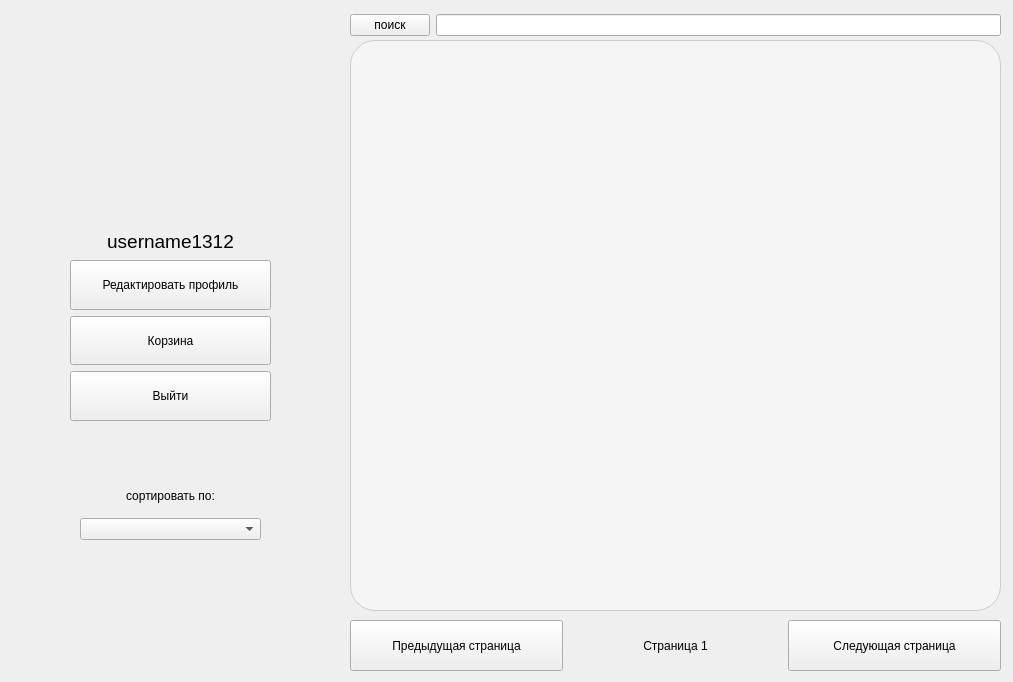
<?xml version="1.0" encoding="UTF-8"?>
<ui version="4.0">
 <class>ShopWindow</class>
 <widget class="QMainWindow" name="ShopWindow">
  <property name="geometry">
   <rect>
    <x>0</x>
    <y>0</y>
    <width>1013</width>
    <height>682</height>
   </rect>
  </property>
  <property name="sizePolicy">
   <sizepolicy hsizetype="Fixed" vsizetype="Fixed">
    <horstretch>0</horstretch>
    <verstretch>0</verstretch>
   </sizepolicy>
  </property>
  <property name="windowTitle">
   <string>MainWindow</string>
  </property>
  <widget class="QWidget" name="centralwidget">
   <widget class="QScrollArea" name="scrollArea">
    <property name="geometry">
     <rect>
      <x>350</x>
      <y>40</y>
      <width>651</width>
      <height>571</height>
     </rect>
    </property>
    <property name="styleSheet">
     <string notr="true">border-radius: 2px</string>
    </property>
    <property name="widgetResizable">
     <bool>true</bool>
    </property>
    <widget class="QWidget" name="scrollAreaWidgetContents">
     <property name="geometry">
      <rect>
       <x>0</x>
       <y>0</y>
       <width>651</width>
       <height>571</height>
      </rect>
     </property>
     <property name="styleSheet">
      <string notr="true"/>
     </property>
     <widget class="QListWidget" name="listWidget">
      <property name="geometry">
       <rect>
        <x>0</x>
        <y>0</y>
        <width>651</width>
        <height>571</height>
       </rect>
      </property>
      <property name="layoutDirection">
       <enum>Qt::LeftToRight</enum>
      </property>
      <property name="autoFillBackground">
       <bool>false</bool>
      </property>
      <property name="styleSheet">
       <string notr="true">QListWidget {
    background-color: #f5f5f5; /* Цвет фона */
    border: 1px solid #ccc; /* Граница */
    border-radius: 25px; /* Скругление углов */
    padding: 15px;
}

QListWidget::item {
    /*background-color: white; /* Фон элементов */
    color: black /* Цвет текста */
    padding: 12px 15px;
    border: 1px solid;
    border-radius: 3px;
	margin: 5px;
}

QListWidget::item:hover {
    background-color: #d0d0d0;
}

QListWidget::item:selected {
    background-color: #005a9e; /* Темно-синий фон */
    color: white; /* Белый текст */
    font-weight: bold; /* Жирный текст для выделенного элемента */
}</string>
      </property>
      <property name="sortingEnabled">
       <bool>true</bool>
      </property>
     </widget>
    </widget>
   </widget>
   <widget class="QWidget" name="horizontalLayoutWidget">
    <property name="geometry">
     <rect>
      <x>350</x>
      <y>620</y>
      <width>651</width>
      <height>51</height>
     </rect>
    </property>
    <layout class="QHBoxLayout" name="horizontalLayout">
     <item>
      <widget class="QPushButton" name="prev_button">
       <property name="sizePolicy">
        <sizepolicy hsizetype="Minimum" vsizetype="Expanding">
         <horstretch>0</horstretch>
         <verstretch>0</verstretch>
        </sizepolicy>
       </property>
       <property name="text">
        <string>Предыдущая страница</string>
       </property>
      </widget>
     </item>
     <item>
      <widget class="QLabel" name="label">
       <property name="text">
        <string>Страница 1</string>
       </property>
       <property name="alignment">
        <set>Qt::AlignCenter</set>
       </property>
      </widget>
     </item>
     <item>
      <widget class="QPushButton" name="next_button">
       <property name="sizePolicy">
        <sizepolicy hsizetype="Minimum" vsizetype="Expanding">
         <horstretch>0</horstretch>
         <verstretch>0</verstretch>
        </sizepolicy>
       </property>
       <property name="text">
        <string>Следующая страница</string>
       </property>
      </widget>
     </item>
    </layout>
   </widget>
   <widget class="QLabel" name="image_user">
    <property name="geometry">
     <rect>
      <x>70</x>
      <y>20</y>
      <width>200</width>
      <height>200</height>
     </rect>
    </property>
    <property name="text">
     <string/>
    </property>
    <property name="pixmap">
     <pixmap resource="res.qrc">:/images/ChatGPT Image 3 апр. 2025 г., 11_09_21.png</pixmap>
    </property>
    <property name="scaledContents">
     <bool>true</bool>
    </property>
   </widget>
   <widget class="QLabel" name="login">
    <property name="geometry">
     <rect>
      <x>70</x>
      <y>230</y>
      <width>201</width>
      <height>31</height>
     </rect>
    </property>
    <property name="font">
     <font>
      <family>Yu Gothic UI</family>
      <pointsize>14</pointsize>
     </font>
    </property>
    <property name="text">
     <string>username1312</string>
    </property>
    <property name="alignment">
     <set>Qt::AlignHCenter|Qt::AlignTop</set>
    </property>
   </widget>
   <widget class="QWidget" name="verticalLayoutWidget">
    <property name="geometry">
     <rect>
      <x>70</x>
      <y>260</y>
      <width>201</width>
      <height>161</height>
     </rect>
    </property>
    <layout class="QVBoxLayout" name="verticalLayout">
     <item>
      <widget class="QPushButton" name="edit_profile_button">
       <property name="sizePolicy">
        <sizepolicy hsizetype="Minimum" vsizetype="Expanding">
         <horstretch>0</horstretch>
         <verstretch>0</verstretch>
        </sizepolicy>
       </property>
       <property name="text">
        <string>Редактировать профиль</string>
       </property>
      </widget>
     </item>
     <item>
      <widget class="QPushButton" name="cart_button">
       <property name="sizePolicy">
        <sizepolicy hsizetype="Minimum" vsizetype="Expanding">
         <horstretch>0</horstretch>
         <verstretch>0</verstretch>
        </sizepolicy>
       </property>
       <property name="text">
        <string>Корзина</string>
       </property>
      </widget>
     </item>
     <item>
      <widget class="QPushButton" name="logout_button">
       <property name="sizePolicy">
        <sizepolicy hsizetype="Minimum" vsizetype="Expanding">
         <horstretch>0</horstretch>
         <verstretch>0</verstretch>
        </sizepolicy>
       </property>
       <property name="text">
        <string>Выйти</string>
       </property>
      </widget>
     </item>
    </layout>
   </widget>
   <widget class="QWidget" name="horizontalLayoutWidget_3">
    <property name="geometry">
     <rect>
      <x>350</x>
      <y>10</y>
      <width>651</width>
      <height>31</height>
     </rect>
    </property>
    <layout class="QHBoxLayout" name="horizontalLayout_4">
     <item>
      <widget class="QPushButton" name="searcn_button">
       <property name="text">
        <string>поиск</string>
       </property>
      </widget>
     </item>
     <item>
      <widget class="QLineEdit" name="searchbar"/>
     </item>
    </layout>
   </widget>
   <widget class="QWidget" name="verticalLayoutWidget_2">
    <property name="geometry">
     <rect>
      <x>80</x>
      <y>480</y>
      <width>181</width>
      <height>71</height>
     </rect>
    </property>
    <layout class="QVBoxLayout" name="verticalLayout_2">
     <item>
      <widget class="QLabel" name="sort">
       <property name="sizePolicy">
        <sizepolicy hsizetype="Preferred" vsizetype="Fixed">
         <horstretch>0</horstretch>
         <verstretch>0</verstretch>
        </sizepolicy>
       </property>
       <property name="text">
        <string>сортировать по:</string>
       </property>
       <property name="alignment">
        <set>Qt::AlignCenter</set>
       </property>
      </widget>
     </item>
     <item>
      <widget class="QComboBox" name="sort_box">
       <item>
        <property name="text">
         <string/>
        </property>
       </item>
       <item>
        <property name="text">
         <string>A-Z</string>
        </property>
       </item>
       <item>
        <property name="text">
         <string>Z-A</string>
        </property>
       </item>
      </widget>
     </item>
    </layout>
   </widget>
  </widget>
 </widget>
 <resources>
  <include location="res.qrc"/>
 </resources>
 <connections/>
</ui>
